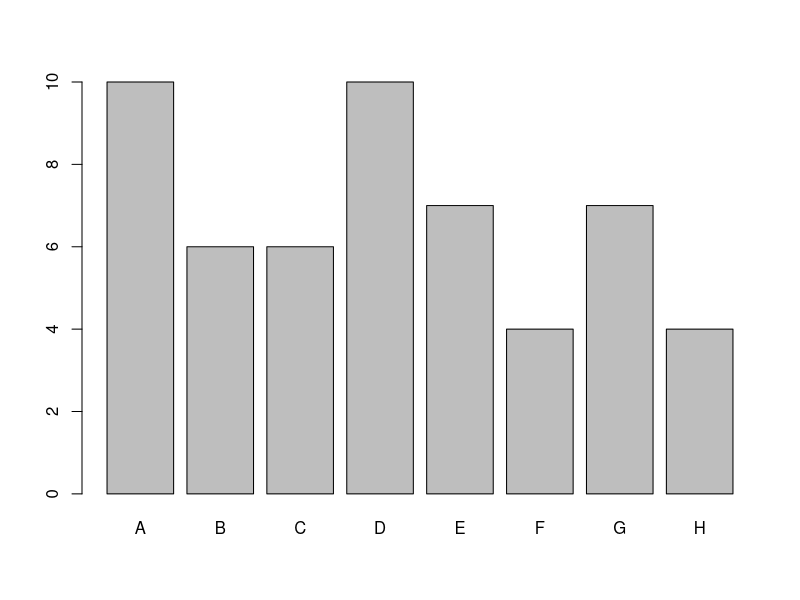
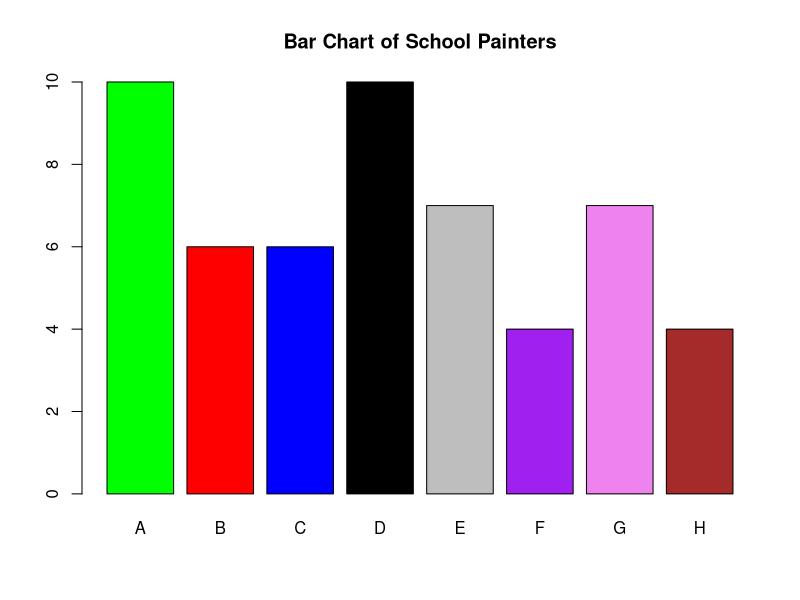
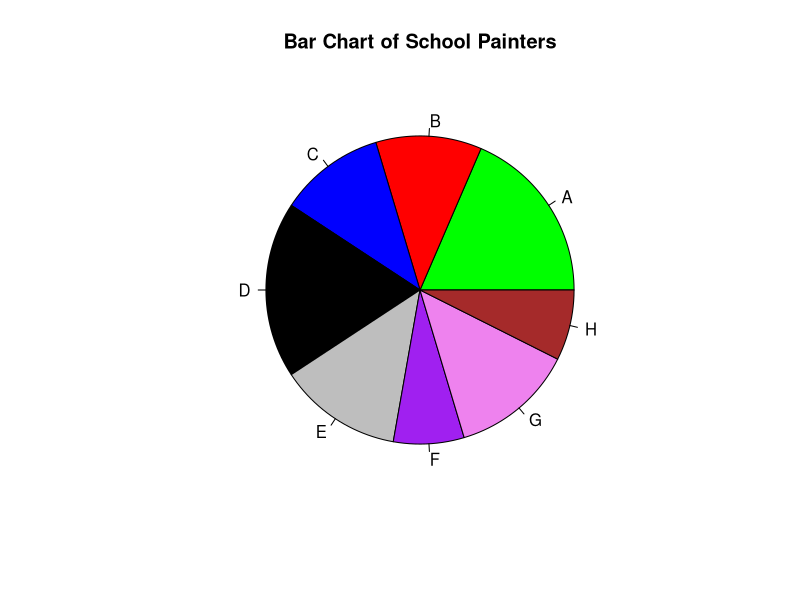

Write R code to recreate these figures, in order.
library(MASS)
painters

#frequensi dist
summary(painters$School)

school=painters$School
school
school.freq=table(school)
school.freq
cbind(school.freq)

#relative freq dist
nrow(painters)
school.relfreq=school.freq/nrow(painters)
school.relfreq
cbind(school.freq, school.relfreq)

#barchart
barplot(school.freq)
barplot(school.freq, col=c("green","red","blue","black","grey","purple","violet","brown"), main = "Bar Chart of School Painters")

#pie chart
pie(school.freq ,col=c("green","red","blue","black","grey","purple","violet","brown"), main = "Bar Chart of School Painters")

#category statistics
a_school=school=="A"
a_school
a_painters=painters[a_school,]
a_painters
mean(a_painters$Composition)
mean.all=tapply(painters$Composition, painters$School, mean)
mean.all
cbind(mean.all)

